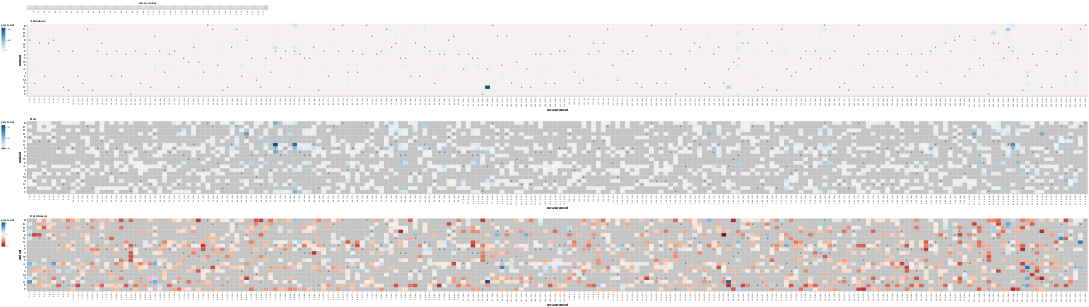

The cell this chart's notebook holds for it:
### Code cell
final_plot = (zoom_bar & abundance_heatmap & rate_heatmap & enrichment_heatmap)
final_plot

### Figure 1 — Vega-Lite specification as saved in the notebook (floating-point values rounded to 4 significant figures; data arrays with more than 128 entries replaced by an {"elided": "..."} marker saying what was removed)
{"config": {"view": {"continuousWidth": 400, "continuousHeight": 300}}, "vconcat": [{"data": {"name": "data-f3cd122e09566747485ef22d4ca5e726"}, "mark": {"type": "rect", "color": "lightgray"}, "encoding": {"x": {"type": "ordinal", "axis": {"values": [1, 6, 11, 16, 21, 26, 31, 36, 41, 46, 51, 56, 61, 66, 71, 76, 81, 86, 91, 96, 101, 106, 111, 116, 121, 126, 131, 136, 141, 146, 151, 156, 161, 166, 171, 176, 181, 186, 191, 196, 201, 206, 211, 216, 221, 226, 231]}, "field": "site", "title": null}}, "height": 15, "selection": {"selector009": {"type": "interval", "encodings": ["x"], "mark": {"stroke": "black", "strokeWidth": 2}}}, "title": "site zoom bar", "width": 1000}, {"layer": [{"mark": "rect", "encoding": {"color": {"type": "quantitative", "field": "Abundance", "legend": {"gradientLength": 100, "orient": "left", "title": "grey is n.d."}, "scale": {"clamp": true, "domainMid": 0, "reverse": false, "scheme": "redblue"}}, "stroke": {"value": "black"}, "strokeWidth": {"condition": {"value": 2, "selection": "selector010"}, "value": 0}, "tooltip": [{"type": "nominal", "field": "target", "title": "Variant"}, {"type": "nominal", "field": "mutation", "title": "Mutation"}, {"type": "quantitative", "field": "Expression", "format": ".2f", "title": "Change in Expression"}, {"type": "quantitative", "field": "Binding", "format": ".2f", "title": "Change in CGG Binding Affinity"}, {"type": "quantitative", "field": "Abundance", "format": ".0f", "title": "Abundance"}, {"type": "quantitative", "field": "Rate", "format": ".2f", "title": "Rate"}, {"type": "quantitative", "field": "Enrichment", "format": ".2f", "title": "Enrichment"}, {"type": "nominal", "field": "annotation", "title": "Annotation"}, {"type": "nominal", "field": "chain", "title": ""}], "x": {"type": "ordinal", "axis": {"titleFontSize": 15}, "field": "measurement", "sort": {"field": "site", "order": "ascending"}}, "y": {"type": "ordinal", "axis": {"labelFontSize": 12, "titleFontSize": 15}, "field": "mutant", "sort": ["R", "K", "H", "D", "E", "Q", "N", "S", "T", "Y", "W", "F", "A", "I", "L", "M", "V", "G", "P", "C", "*"]}}, "selection": {"selector014": {"type": "interval", "bind": "scales", "encodings": ["x", "y"]}, "selector010": {"type": "single", "encodings": ["x", "y"], "on": "mouseover", "empty": "none"}, "selector009": {"type": "interval", "encodings": ["x"], "mark": {"stroke": "black", "strokeWidth": 2}}, "selector011": {"type": "single", "fields": ["metric"], "bind": {"input": "select", "options": ["IMGT_Site", "Chain_Site"], "labels": ["IMGT Position", "Chain Name"], "name": "Select x-axis annotation: "}, "init": {"metric": "IMGT_Site"}}}, "transform": [{"fold": ["IMGT_Site", "Chain_Site"], "as": ["metric", "measurement"]}, {"filter": {"selection": "selector011"}}]}, {"mark": {"type": "rect", "opacity": 0.5}, "encoding": {"color": {"type": "nominal", "field": "Abundance", "legend": null, "scale": {"scheme": "greys"}}, "x": {"type": "ordinal", "axis": {"titleFontSize": 15}, "field": "measurement", "sort": {"field": "site", "order": "ascending"}}, "y": {"type": "ordinal", "axis": {"labelFontSize": 12, "titleFontSize": 15}, "field": "mutant", "sort": ["R", "K", "H", "D", "E", "Q", "N", "S", "T", "Y", "W", "F", "A", "I", "L", "M", "V", "G", "P", "C", "*"]}}, "transform": [{"fold": ["IMGT_Site", "Chain_Site"], "as": ["metric", "measurement"]}, {"filter": {"selection": "selector011"}}, {"filter": "!isValid(datum.Abundance)"}]}, {"mark": {"type": "text", "color": "black"}, "encoding": {"text": {"type": "nominal", "field": "wildtype_code"}, "x": {"type": "ordinal", "axis": {"titleFontSize": 15}, "field": "measurement", "sort": {"field": "site", "order": "ascending"}}, "y": {"type": "ordinal", "axis": {"labelFontSize": 12, "titleFontSize": 15}, "field": "mutant", "sort": ["R", "K", "H", "D", "E", "Q", "N", "S", "T", "Y", "W", "F", "A", "I", "L", "M", "V", "G", "P", "C", "*"]}}, "transform": [{"fold": ["IMGT_Site", "Chain_Site"], "as": ["metric", "measurement"]}, {"filter": {"selection": "selector011"}}]}], "data": {"name": "data-d8720a89c25a148456fe2011bd6ff64f"}, "height": 300, "title": {"text": "Abundance", "anchor": "start", "dx": 120}, "transform": [{"filter": {"selection": "selector009"}}]}, {"layer": [{"mark": "rect", "encoding": {"color": {"type": "quantitative", "field": "Rate", "legend": {"gradientLength": 100, "orient": "left", "title": "grey is n.d."}, "scale": {"clamp": true, "domainMid": 0, "reverse": false, "scheme": "redblue"}}, "stroke": {"value": "black"}, "strokeWidth": {"condition": {"value": 2, "selection": "selector010"}, "value": 0}, "tooltip": [{"type": "nominal", "field": "target", "title": "Variant"}, {"type": "nominal", "field": "mutation", "title": "Mutation"}, {"type": "quantitative", "field": "Expression", "format": ".2f", "title": "Change in Expression"}, {"type": "quantitative", "field": "Binding", "format": ".2f", "title": "Change in CGG Binding Affinity"}, {"type": "quantitative", "field": "Abundance", "format": ".0f", "title": "Abundance"}, {"type": "quantitative", "field": "Rate", "format": ".2f", "title": "Rate"}, {"type": "quantitative", "field": "Enrichment", "format": ".2f", "title": "Enrichment"}, {"type": "nominal", "field": "annotation", "title": "Annotation"}, {"type": "nominal", "field": "chain", "title": ""}], "x": {"type": "ordinal", "axis": {"titleFontSize": 15}, "field": "measurement", "sort": {"field": "site", "order": "ascending"}}, "y": {"type": "ordinal", "axis": {"labelFontSize": 12, "titleFontSize": 15}, "field": "mutant", "sort": ["R", "K", "H", "D", "E", "Q", "N", "S", "T", "Y", "W", "F", "A", "I", "L", "M", "V", "G", "P", "C", "*"]}}, "selection": {"selector015": {"type": "interval", "bind": "scales", "encodings": ["x", "y"]}, "selector010": {"type": "single", "encodings": ["x", "y"], "on": "mouseover", "empty": "none"}, "selector009": {"type": "interval", "encodings": ["x"], "mark": {"stroke": "black", "strokeWidth": 2}}, "selector011": {"type": "single", "fields": ["metric"], "bind": {"input": "select", "options": ["IMGT_Site", "Chain_Site"], "labels": ["IMGT Position", "Chain Name"], "name": "Select x-axis annotation: "}, "init": {"metric": "IMGT_Site"}}}, "transform": [{"fold": ["IMGT_Site", "Chain_Site"], "as": ["metric", "measurement"]}, {"filter": {"selection": "selector011"}}]}, {"mark": {"type": "rect", "opacity": 0.5}, "encoding": {"color": {"type": "nominal", "field": "Rate", "legend": null, "scale": {"scheme": "greys"}}, "x": {"type": "ordinal", "axis": {"titleFontSize": 15}, "field": "measurement", "sort": {"field": "site", "order": "ascending"}}, "y": {"type": "ordinal", "axis": {"labelFontSize": 12, "titleFontSize": 15}, "field": "mutant", "sort": ["R", "K", "H", "D", "E", "Q", "N", "S", "T", "Y", "W", "F", "A", "I", "L", "M", "V", "G", "P", "C", "*"]}}, "transform": [{"fold": ["IMGT_Site", "Chain_Site"], "as": ["metric", "measurement"]}, {"filter": {"selection": "selector011"}}, {"filter": "!isValid(datum.Rate)"}]}, {"mark": {"type": "text", "color": "black"}, "encoding": {"text": {"type": "nominal", "field": "wildtype_code"}, "x": {"type": "ordinal", "axis": {"titleFontSize": 15}, "field": "measurement", "sort": {"field": "site", "order": "ascending"}}, "y": {"type": "ordinal", "axis": {"labelFontSize": 12, "titleFontSize": 15}, "field": "mutant", "sort": ["R", "K", "H", "D", "E", "Q", "N", "S", "T", "Y", "W", "F", "A", "I", "L", "M", "V", "G", "P", "C", "*"]}}, "transform": [{"fold": ["IMGT_Site", "Chain_Site"], "as": ["metric", "measurement"]}, {"filter": {"selection": "selector011"}}]}], "data": {"name": "data-d8720a89c25a148456fe2011bd6ff64f"}, "height": 300, "title": {"text": "Rate", "anchor": "start", "dx": 120}, "transform": [{"filter": {"selection": "selector009"}}]}, {"layer": [{"mark": "rect", "encoding": {"color": {"type": "quantitative", "field": "Enrichment", "legend": {"gradientLength": 100, "orient": "left", "title": "grey is n.d."}, "scale": {"clamp": true, "domainMid": 0, "reverse": false, "scheme": "redblue"}}, "stroke": {"value": "black"}, "strokeWidth": {"condition": {"value": 2, "selection": "selector010"}, "value": 0}, "tooltip": [{"type": "nominal", "field": "target", "title": "Variant"}, {"type": "nominal", "field": "mutation", "title": "Mutation"}, {"type": "quantitative", "field": "Expression", "format": ".2f", "title": "Change in Expression"}, {"type": "quantitative", "field": "Binding", "format": ".2f", "title": "Change in CGG Binding Affinity"}, {"type": "quantitative", "field": "Abundance", "format": ".0f", "title": "Abundance"}, {"type": "quantitative", "field": "Rate", "format": ".2f", "title": "Rate"}, {"type": "quantitative", "field": "Enrichment", "format": ".2f", "title": "Enrichment"}, {"type": "nominal", "field": "annotation", "title": "Annotation"}, {"type": "nominal", "field": "chain", "title": ""}], "x": {"type": "ordinal", "axis": {"titleFontSize": 15}, "field": "measurement", "sort": {"field": "site", "order": "ascending"}}, "y": {"type": "ordinal", "axis": {"labelFontSize": 12, "titleFontSize": 15}, "field": "mutant", "sort": ["R", "K", "H", "D", "E", "Q", "N", "S", "T", "Y", "W", "F", "A", "I", "L", "M", "V", "G", "P", "C", "*"]}}, "selection": {"selector016": {"type": "interval", "bind": "scales", "encodings": ["x", "y"]}, "selector010": {"type": "single", "encodings": ["x", "y"], "on": "mouseover", "empty": "none"}, "selector009": {"type": "interval", "encodings": ["x"], "mark": {"stroke": "black", "strokeWidth": 2}}, "selector011": {"type": "single", "fields": ["metric"], "bind": {"input": "select", "options": ["IMGT_Site", "Chain_Site"], "labels": ["IMGT Position", "Chain Name"], "name": "Select x-axis annotation: "}, "init": {"metric": "IMGT_Site"}}}, "transform": [{"fold": ["IMGT_Site", "Chain_Site"], "as": ["metric", "measurement"]}, {"filter": {"selection": "selector011"}}]}, {"mark": {"type": "rect", "opacity": 0.5}, "encoding": {"color": {"type": "nominal", "field": "Enrichment", "legend": null, "scale": {"scheme": "greys"}}, "x": {"type": "ordinal", "axis": {"titleFontSize": 15}, "field": "measurement", "sort": {"field": "site", "order": "ascending"}}, "y": {"type": "ordinal", "axis": {"labelFontSize": 12, "titleFontSize": 15}, "field": "mutant", "sort": ["R", "K", "H", "D", "E", "Q", "N", "S", "T", "Y", "W", "F", "A", "I", "L", "M", "V", "G", "P", "C", "*"]}}, "transform": [{"fold": ["IMGT_Site", "Chain_Site"], "as": ["metric", "measurement"]}, {"filter": {"selection": "selector011"}}, {"filter": "!isValid(datum.Enrichment)"}]}, {"mark": {"type": "text", "color": "black"}, "encoding": {"text": {"type": "nominal", "field": "wildtype_code"}, "x": {"type": "ordinal", "axis": {"titleFontSize": 15}, "field": "measurement", "sort": {"field": "site", "order": "ascending"}}, "y": {"type": "ordinal", "axis": {"labelFontSize": 12, "titleFontSize": 15}, "field": "mutant", "sort": ["R", "K", "H", "D", "E", "Q", "N", "S", "T", "Y", "W", "F", "A", "I", "L", "M", "V", "G", "P", "C", "*"]}}, "transform": [{"fold": ["IMGT_Site", "Chain_Site"], "as": ["metric", "measurement"]}, {"filter": {"selection": "selector011"}}]}], "data": {"name": "data-d8720a89c25a148456fe2011bd6ff64f"}, "height": 300, "title": {"text": "Enrichment", "anchor": "start", "dx": 120}, "transform": [{"filter": {"selection": "selector009"}}]}], "$schema": "https://vega.github.io/schema/vega-lite/v4.8.1.json", "datasets": {"data-f3cd122e09566747485ef22d4ca5e726": {"elided": "220 records"}, "data-d8720a89c25a148456fe2011bd6ff64f": {"elided": "4400 records"}}}
